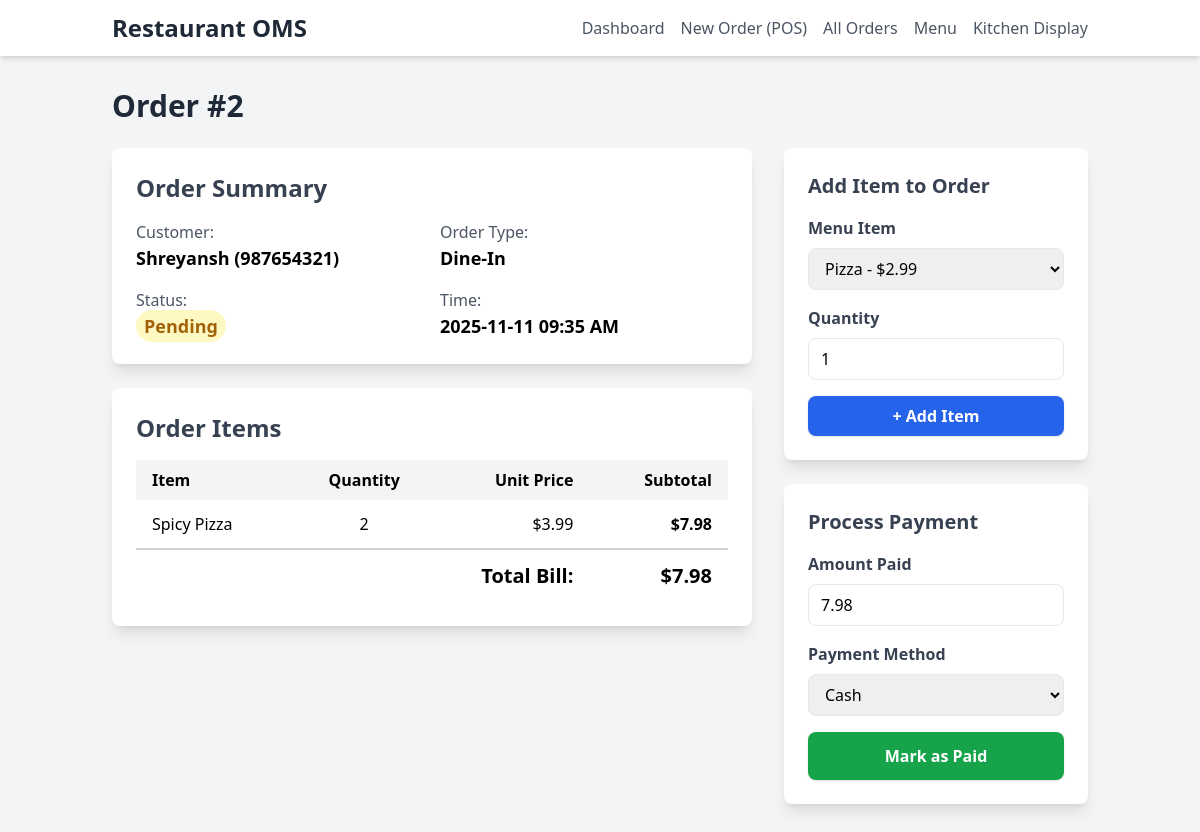
Page /order/2 on the committed database.
### app.py (models this page shows)
class Order(db.Model):
    id = db.Column(db.Integer, primary_key=True)
    customer_id = db.Column(db.Integer, db.ForeignKey('customer.id'), nullable=False)
    order_type = db.Column(db.String(20), nullable=False) # 'dine-in' or 'takeaway'
    status = db.Column(db.String(20), nullable=False, default='pending') # pending, billed, completed, cancelled
    total_bill = db.Column(db.Float, default=0.0)
    created_at = db.Column(db.DateTime, default=datetime.utcnow)
    customer = db.relationship('Customer', back_populates='orders')
    items = db.relationship('OrderItem', back_populates='order', cascade="all, delete-orphan")
    payments = db.relationship('Payment', back_populates='order', cascade="all, delete-orphan")

class Customer(db.Model):
    id = db.Column(db.Integer, primary_key=True)
    name = db.Column(db.String(100), nullable=False)
    phone = db.Column(db.String(20), unique=True, nullable=False)
    orders = db.relationship('Order', back_populates='customer')

class OrderItem(db.Model):
    id = db.Column(db.Integer, primary_key=True)
    order_id = db.Column(db.Integer, db.ForeignKey('order.id'), nullable=False)
    menu_item_id = db.Column(db.Integer, db.ForeignKey('menu.id'), nullable=False)
    quantity = db.Column(db.Integer, nullable=False)
    sub_total = db.Column(db.Float, nullable=False)
    order = db.relationship('Order', back_populates='items')
    menu_item = db.relationship('Menu')

class Menu(db.Model):
    id = db.Column(db.Integer, primary_key=True)
    name = db.Column(db.String(100), unique=True, nullable=False)
    price = db.Column(db.Float, nullable=False)
    description = db.Column(db.String(200))
    is_available = db.Column(db.Boolean, default=True)

### app.py (the view)
@app.route('/order/<int:order_id>')
def order_detail(order_id):
    order = db.session.get(Order, order_id)
    if not order:
        return "Order not found", 404
    menu_items = Menu.query.filter_by(is_available=True).all()
    return render_template('order_detail.html', order=order, menu_items=menu_items)

### templates/order_detail.html (shortened to what this page needs)
{% extends "base.html" %}
{% block content %}
<h1 class="text-3xl font-bold text-gray-800 mb-6">Order #{{ order.id }}</h1>
<div class="grid grid-cols-1 lg:grid-cols-3 gap-8">
    <div class="lg:col-span-2">
        <div class="bg-white p-6 rounded-lg shadow-lg mb-6">
            <h2 class="text-2xl font-semibold text-gray-700 mb-4">Order Summary</h2>
            <div class="grid grid-cols-2 gap-4">
                <div>
                    <p class="text-gray-600">Customer:</p>
                    <p class="text-lg font-semibold">{{ order.customer.name }} ({{ order.customer.phone }})</p>
                </div>
                <div>
                    <p class="text-gray-600">Order Type:</p>
                    <p class="text-lg font-semibold">{{ order.order_type.title() }}</p>
                </div>
                <div>
                    <p class="text-gray-600">Status:</p>
                    <p class="text-lg font-semibold">
                        {% if order.status == 'completed' %}
                            <span class="px-2 py-1 font-semibold leading-tight text-green-700 bg-green-100 rounded-full">{{ order.status.title() }}</span>
                        {% elif order.status == 'pending' %}
                            <span class="px-2 py-1 font-semibold leading-tight text-yellow-700 bg-yellow-100 rounded-full">{{ order.status.title() }}</span>
                        {% elif order.status == 'billed' %}
                            <span class="px-2 py-1 font-semibold leading-tight text-blue-700 bg-blue-100 rounded-full">{{ order.status.title() }}</span>
                        {% else %}
                            <span class="px-2 py-1 font-semibold leading-tight text-gray-700 bg-gray-100 rounded-full">{{ order.status.title() }}</span>
                        {% endif %}
                    </p>
                </div>
                <div>
                    <p class="text-gray-600">Time:</p>
                    <p class="text-lg font-semibold">{{ order.created_at.strftime('%Y-%m-%d %I:%M %p') }}</p>
                </div>
            </div>
        </div>
        <div class="bg-white p-6 rounded-lg shadow-lg">
            <h2 class="text-2xl font-semibold text-gray-700 mb-4">Order Items</h2>
            <table class="min-w-full">
                <thead class="bg-gray-100">
                    <tr>
                        <th class="py-2 px-4 text-left">Item</th>
                        <th class="py-2 px-4 text-center">Quantity</th>
                        <th class="py-2 px-4 text-right">Unit Price</th>
                        <th class="py-2 px-4 text-right">Subtotal</th>
                    </tr>
                </thead>
                <tbody>
                    {% for item in order.items %}
                    <tr class="border-b">
                        <td class="py-3 px-4">{{ item.menu_item.name }}</td>
                        <td class="py-3 px-4 text-center">{{ item.quantity }}</td>
                        <td class="py-3 px-4 text-right">${{ "%.2f"|format(item.menu_item.price) }}</td>
                        <td class="py-3 px-4 text-right font-semibold">${{ "%.2f"|format(item.sub_total) }}</td>
                    </tr>
                    {% endfor %}
                </tbody>
                <tfoot class="border-t-2 border-gray-300">
                    <tr>
                        <td colspan="3" class="py-3 px-4 text-right text-xl font-bold">Total Bill:</td>
                        <td class="py-3 px-4 text-right text-xl font-bold">${{ "%.2f"|format(order.total_bill) }}</td>
                    </tr>
                </tfoot>
            </table>
        </div>
    </div>
    <div class="lg:col-span-1 space-y-6">
        {% if order.status != 'completed' %}
        <div class="bg-white p-6 rounded-lg shadow-lg">
            <h3 class="text-xl font-semibold text-gray-700 mb-4">Add Item to Order</h3>
            <form action="{{ url_for('add_item_to_order', order_id=order.id) }}" method="POST">
                <div class="mb-4">
                    <label for="menu_item_id" class="block text-gray-700 font-bold mb-2">Menu Item</label>
                    <select id="menu_item_id" name="menu_item_id" class="w-full px-3 py-2 border rounded-lg" required>
                        {% for item in menu_items %}
                        <option value="{{ item.id }}">{{ item.name }} - ${{ "%.2f"|format(item.price) }}</option>
                        {% endfor %}
                    </select>
                </div>
                <div class="mb-4">
                    <label for="quantity" class="block text-gray-700 font-bold mb-2">Quantity</label>
                    <input type="number" id="quantity" name="quantity" value="1" min="1" class="w-full px-3 py-2 border rounded-lg" required>
                </div>
                <button type="submit" class="w-full bg-blue-600 text-white font-bold py-2 px-4 rounded-lg shadow hover:bg-blue-700">
                    + Add Item
                </button>
            </form>
        </div>
        {% endif %}
        {% if order.status != 'completed' %}
        <div class="bg-white p-6 rounded-lg shadow-lg">
            <h3 class="text-xl font-semibold text-gray-700 mb-4">Process Payment</h3>
            <form action="{{ url_for('pay_for_order', order_id=order.id) }}" method="POST">
                <div class="mb-4">
                    <label for="amount" class="block text-gray-700 font-bold mb-2">Amount Paid</label>
                    <input type="number" id="amount" name="amount" step="0.01" min="{{ order.total_bill }}" value="{{ order.total_bill }}" class="w-full px-3 py-2 border rounded-lg" required>
                </div>
                <div class="mb-4">
                    <label for="payment_method" class="block text-gray-700 font-bold mb-2">Payment Method</label>
                    <select id="payment_method" name="payment_method" class="w-full px-3 py-2 border rounded-lg" required>
                        <option value="cash">Cash</option>
                    </select>
                </div>
                <button type="submit" class="w-full bg-green-600 text-white font-bold py-3 px-4 rounded-lg shadow hover:bg-green-700">
                    Mark as Paid
                </button>
            </form>
        </div>
        {% endif %}
    </div>
</div>
{% endblock %}

### rows in the picture
Order: id "2", order_type "Dine-In", status "Pending", created_at "2025-11-11 09:35 AM", total_bill "7.98", amount "7.98"
Customer: customer.name "Shreyansh", customer.phone "987654321"
OrderItem: menu_item.name "Spicy Pizza", quantity "2", sub_total "7.98"
Menu: menu_item.price "3.99"

### other values in the picture
form field menu_item_id "Pizza - $2.99"
